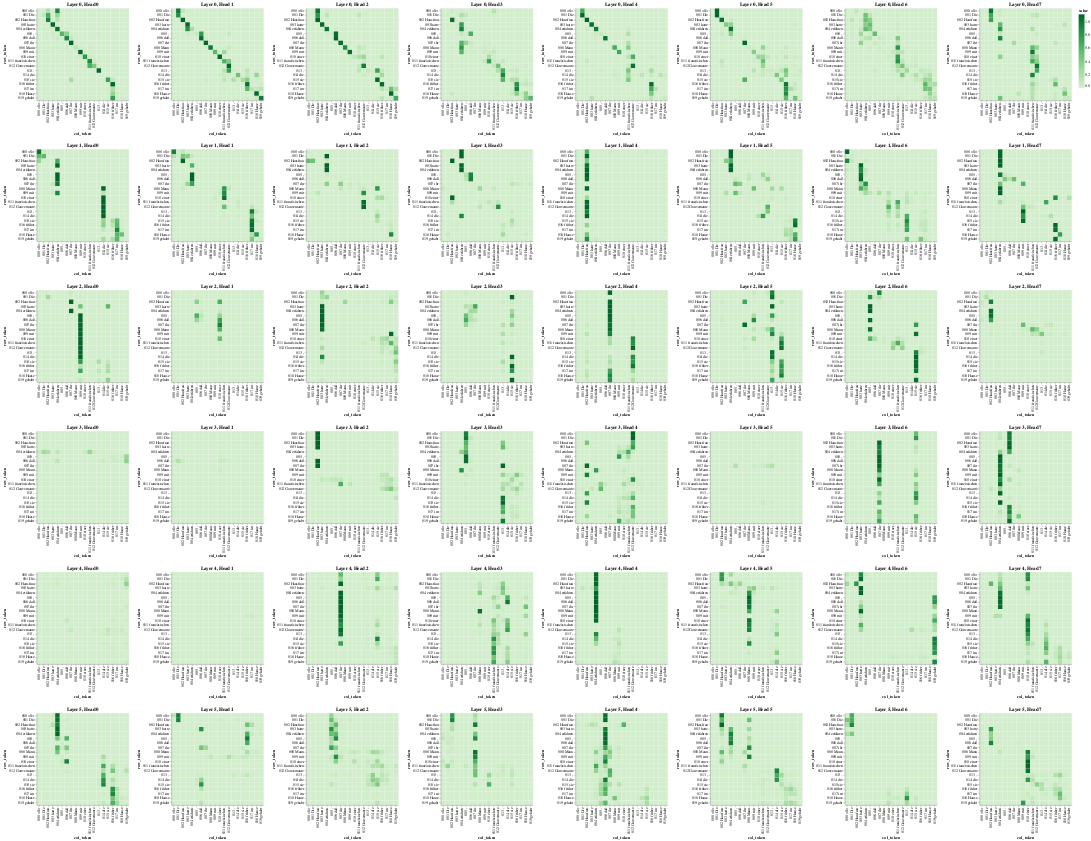

Notebook code for this chart:
### Code cell
number_heads = int(config.train_config["num_heads"])
number_layer = int(config.train_config["num_encoder_blocks"])

# Self-Attention-Encoder
get_all_attention_maps("encoder", number_layer, number_heads, encoder_input_tokens, encoder_input_tokens, min(20, sentence_len))

### Figure 1 — Vega-Lite specification as saved in the notebook (floating-point values rounded to 4 significant figures; data arrays with more than 128 entries replaced by an {"elided": "..."} marker saying what was removed)
{"config": {"view": {"continuousWidth": 300, "continuousHeight": 300}}, "vconcat": [{"hconcat": [{"data": {"name": "data-bb480a694a934ea45837cd881d22449f"}, "mark": {"type": "rect"}, "encoding": {"color": {"field": "value", "scale": {"scheme": "greens"}, "type": "quantitative"}, "tooltip": [{"field": "row", "type": "quantitative"}, {"field": "column", "type": "quantitative"}, {"field": "value", "type": "quantitative"}, {"field": "row_token", "type": "nominal"}, {"field": "col_token", "type": "nominal"}], "x": {"field": "col_token", "type": "nominal"}, "y": {"field": "row_token", "type": "nominal"}}, "height": 250, "title": "Layer 0, Head 0", "width": 250}, {"data": {"name": "data-b026fe2a2c1290f1cf86bfaf4c26d80e"}, "mark": {"type": "rect"}, "encoding": {"color": {"field": "value", "scale": {"scheme": "greens"}, "type": "quantitative"}, "tooltip": [{"field": "row", "type": "quantitative"}, {"field": "column", "type": "quantitative"}, {"field": "value", "type": "quantitative"}, {"field": "row_token", "type": "nominal"}, {"field": "col_token", "type": "nominal"}], "x": {"field": "col_token", "type": "nominal"}, "y": {"field": "row_token", "type": "nominal"}}, "height": 250, "title": "Layer 0, Head 1", "width": 250}, {"data": {"name": "data-93164f06dd516b668e488420c4c0a2c7"}, "mark": {"type": "rect"}, "encoding": {"color": {"field": "value", "scale": {"scheme": "greens"}, "type": "quantitative"}, "tooltip": [{"field": "row", "type": "quantitative"}, {"field": "column", "type": "quantitative"}, {"field": "value", "type": "quantitative"}, {"field": "row_token", "type": "nominal"}, {"field": "col_token", "type": "nominal"}], "x": {"field": "col_token", "type": "nominal"}, "y": {"field": "row_token", "type": "nominal"}}, "height": 250, "title": "Layer 0, Head 2", "width": 250}, {"data": {"name": "data-61f035c670e69f1b1208c63ffd14a0aa"}, "mark": {"type": "rect"}, "encoding": {"color": {"field": "value", "scale": {"scheme": "greens"}, "type": "quantitative"}, "tooltip": [{"field": "row", "type": "quantitative"}, {"field": "column", "type": "quantitative"}, {"field": "value", "type": "quantitative"}, {"field": "row_token", "type": "nominal"}, {"field": "col_token", "type": "nominal"}], "x": {"field": "col_token", "type": "nominal"}, "y": {"field": "row_token", "type": "nominal"}}, "height": 250, "title": "Layer 0, Head 3", "width": 250}, {"data": {"name": "data-c63072a6f30e6c6d9f3c0b2b32aae025"}, "mark": {"type": "rect"}, "encoding": {"color": {"field": "value", "scale": {"scheme": "greens"}, "type": "quantitative"}, "tooltip": [{"field": "row", "type": "quantitative"}, {"field": "column", "type": "quantitative"}, {"field": "value", "type": "quantitative"}, {"field": "row_token", "type": "nominal"}, {"field": "col_token", "type": "nominal"}], "x": {"field": "col_token", "type": "nominal"}, "y": {"field": "row_token", "type": "nominal"}}, "height": 250, "title": "Layer 0, Head 4", "width": 250}, {"data": {"name": "data-afb05643b0badd38eeb4642c89e54195"}, "mark": {"type": "rect"}, "encoding": {"color": {"field": "value", "scale": {"scheme": "greens"}, "type": "quantitative"}, "tooltip": [{"field": "row", "type": "quantitative"}, {"field": "column", "type": "quantitative"}, {"field": "value", "type": "quantitative"}, {"field": "row_token", "type": "nominal"}, {"field": "col_token", "type": "nominal"}], "x": {"field": "col_token", "type": "nominal"}, "y": {"field": "row_token", "type": "nominal"}}, "height": 250, "title": "Layer 0, Head 5", "width": 250}, {"data": {"name": "data-8afce3a27d3fd981f6e3e9cb191aabf1"}, "mark": {"type": "rect"}, "encoding": {"color": {"field": "value", "scale": {"scheme": "greens"}, "type": "quantitative"}, "tooltip": [{"field": "row", "type": "quantitative"}, {"field": "column", "type": "quantitative"}, {"field": "value", "type": "quantitative"}, {"field": "row_token", "type": "nominal"}, {"field": "col_token", "type": "nominal"}], "x": {"field": "col_token", "type": "nominal"}, "y": {"field": "row_token", "type": "nominal"}}, "height": 250, "title": "Layer 0, Head 6", "width": 250}, {"data": {"name": "data-f8fb763192973a944f9dda7c1b53f2ef"}, "mark": {"type": "rect"}, "encoding": {"color": {"field": "value", "scale": {"scheme": "greens"}, "type": "quantitative"}, "tooltip": [{"field": "row", "type": "quantitative"}, {"field": "column", "type": "quantitative"}, {"field": "value", "type": "quantitative"}, {"field": "row_token", "type": "nominal"}, {"field": "col_token", "type": "nominal"}], "x": {"field": "col_token", "type": "nominal"}, "y": {"field": "row_token", "type": "nominal"}}, "height": 250, "title": "Layer 0, Head 7", "width": 250}]}, {"hconcat": [{"data": {"name": "data-3328f4d0622a5c55b1592aa355a868d6"}, "mark": {"type": "rect"}, "encoding": {"color": {"field": "value", "scale": {"scheme": "greens"}, "type": "quantitative"}, "tooltip": [{"field": "row", "type": "quantitative"}, {"field": "column", "type": "quantitative"}, {"field": "value", "type": "quantitative"}, {"field": "row_token", "type": "nominal"}, {"field": "col_token", "type": "nominal"}], "x": {"field": "col_token", "type": "nominal"}, "y": {"field": "row_token", "type": "nominal"}}, "height": 250, "title": "Layer 1, Head 0", "width": 250}, {"data": {"name": "data-c17af913f237cc22ee4151b50caeed49"}, "mark": {"type": "rect"}, "encoding": {"color": {"field": "value", "scale": {"scheme": "greens"}, "type": "quantitative"}, "tooltip": [{"field": "row", "type": "quantitative"}, {"field": "column", "type": "quantitative"}, {"field": "value", "type": "quantitative"}, {"field": "row_token", "type": "nominal"}, {"field": "col_token", "type": "nominal"}], "x": {"field": "col_token", "type": "nominal"}, "y": {"field": "row_token", "type": "nominal"}}, "height": 250, "title": "Layer 1, Head 1", "width": 250}, {"data": {"name": "data-e92403b34eaed0e67c076d02a479d809"}, "mark": {"type": "rect"}, "encoding": {"color": {"field": "value", "scale": {"scheme": "greens"}, "type": "quantitative"}, "tooltip": [{"field": "row", "type": "quantitative"}, {"field": "column", "type": "quantitative"}, {"field": "value", "type": "quantitative"}, {"field": "row_token", "type": "nominal"}, {"field": "col_token", "type": "nominal"}], "x": {"field": "col_token", "type": "nominal"}, "y": {"field": "row_token", "type": "nominal"}}, "height": 250, "title": "Layer 1, Head 2", "width": 250}, {"data": {"name": "data-87621567962c429774c6d8de23efe9bc"}, "mark": {"type": "rect"}, "encoding": {"color": {"field": "value", "scale": {"scheme": "greens"}, "type": "quantitative"}, "tooltip": [{"field": "row", "type": "quantitative"}, {"field": "column", "type": "quantitative"}, {"field": "value", "type": "quantitative"}, {"field": "row_token", "type": "nominal"}, {"field": "col_token", "type": "nominal"}], "x": {"field": "col_token", "type": "nominal"}, "y": {"field": "row_token", "type": "nominal"}}, "height": 250, "title": "Layer 1, Head 3", "width": 250}, {"data": {"name": "data-dd594910076e641ff2b76f3603e59234"}, "mark": {"type": "rect"}, "encoding": {"color": {"field": "value", "scale": {"scheme": "greens"}, "type": "quantitative"}, "tooltip": [{"field": "row", "type": "quantitative"}, {"field": "column", "type": "quantitative"}, {"field": "value", "type": "quantitative"}, {"field": "row_token", "type": "nominal"}, {"field": "col_token", "type": "nominal"}], "x": {"field": "col_token", "type": "nominal"}, "y": {"field": "row_token", "type": "nominal"}}, "height": 250, "title": "Layer 1, Head 4", "width": 250}, {"data": {"name": "data-f9a4d954f38d25dd05819adf17d9d01a"}, "mark": {"type": "rect"}, "encoding": {"color": {"field": "value", "scale": {"scheme": "greens"}, "type": "quantitative"}, "tooltip": [{"field": "row", "type": "quantitative"}, {"field": "column", "type": "quantitative"}, {"field": "value", "type": "quantitative"}, {"field": "row_token", "type": "nominal"}, {"field": "col_token", "type": "nominal"}], "x": {"field": "col_token", "type": "nominal"}, "y": {"field": "row_token", "type": "nominal"}}, "height": 250, "title": "Layer 1, Head 5", "width": 250}, {"data": {"name": "data-e42b71525fc81197789180e08886ed10"}, "mark": {"type": "rect"}, "encoding": {"color": {"field": "value", "scale": {"scheme": "greens"}, "type": "quantitative"}, "tooltip": [{"field": "row", "type": "quantitative"}, {"field": "column", "type": "quantitative"}, {"field": "value", "type": "quantitative"}, {"field": "row_token", "type": "nominal"}, {"field": "col_token", "type": "nominal"}], "x": {"field": "col_token", "type": "nominal"}, "y": {"field": "row_token", "type": "nominal"}}, "height": 250, "title": "Layer 1, Head 6", "width": 250}, {"data": {"name": "data-c00738a8f7dd0ff3dad30911436d01c6"}, "mark": {"type": "rect"}, "encoding": {"color": {"field": "value", "scale": {"scheme": "greens"}, "type": "quantitative"}, "tooltip": [{"field": "row", "type": "quantitative"}, {"field": "column", "type": "quantitative"}, {"field": "value", "type": "quantitative"}, {"field": "row_token", "type": "nominal"}, {"field": "col_token", "type": "nominal"}], "x": {"field": "col_token", "type": "nominal"}, "y": {"field": "row_token", "type": "nominal"}}, "height": 250, "title": "Layer 1, Head 7", "width": 250}]}, {"hconcat": [{"data": {"name": "data-20d928aaa2b7567c15063b9abf069460"}, "mark": {"type": "rect"}, "encoding": {"color": {"field": "value", "scale": {"scheme": "greens"}, "type": "quantitative"}, "tooltip": [{"field": "row", "type": "quantitative"}, {"field": "column", "type": "quantitative"}, {"field": "value", "type": "quantitative"}, {"field": "row_token", "type": "nominal"}, {"field": "col_token", "type": "nominal"}], "x": {"field": "col_token", "type": "nominal"}, "y": {"field": "row_token", "type": "nominal"}}, "height": 250, "title": "Layer 2, Head 0", "width": 250}, {"data": {"name": "data-2384db8a5214c5416fa7822f8ede1139"}, "mark": {"type": "rect"}, "encoding": {"color": {"field": "value", "scale": {"scheme": "greens"}, "type": "quantitative"}, "tooltip": [{"field": "row", "type": "quantitative"}, {"field": "column", "type": "quantitative"}, {"field": "value", "type": "quantitative"}, {"field": "row_token", "type": "nominal"}, {"field": "col_token", "type": "nominal"}], "x": {"field": "col_token", "type": "nominal"}, "y": {"field": "row_token", "type": "nominal"}}, "height": 250, "title": "Layer 2, Head 1", "width": 250}, {"data": {"name": "data-1ef6d57c619a205c2c57ee93b25ca5ac"}, "mark": {"type": "rect"}, "encoding": {"color": {"field": "value", "scale": {"scheme": "greens"}, "type": "quantitative"}, "tooltip": [{"field": "row", "type": "quantitative"}, {"field": "column", "type": "quantitative"}, {"field": "value", "type": "quantitative"}, {"field": "row_token", "type": "nominal"}, {"field": "col_token", "type": "nominal"}], "x": {"field": "col_token", "type": "nominal"}, "y": {"field": "row_token", "type": "nominal"}}, "height": 250, "title": "Layer 2, Head 2", "width": 250}, {"data": {"name": "data-ca8e91d3eff2622ef83654de59dc6c5e"}, "mark": {"type": "rect"}, "encoding": {"color": {"field": "value", "scale": {"scheme": "greens"}, "type": "quantitative"}, "tooltip": [{"field": "row", "type": "quantitative"}, {"field": "column", "type": "quantitative"}, {"field": "value", "type": "quantitative"}, {"field": "row_token", "type": "nominal"}, {"field": "col_token", "type": "nominal"}], "x": {"field": "col_token", "type": "nominal"}, "y": {"field": "row_token", "type": "nominal"}}, "height": 250, "title": "Layer 2, Head 3", "width": 250}, {"data": {"name": "data-e375684a8dacb669831d431fd3574743"}, "mark": {"type": "rect"}, "encoding": {"color": {"field": "value", "scale": {"scheme": "greens"}, "type": "quantitative"}, "tooltip": [{"field": "row", "type": "quantitative"}, {"field": "column", "type": "quantitative"}, {"field": "value", "type": "quantitative"}, {"field": "row_token", "type": "nominal"}, {"field": "col_token", "type": "nominal"}], "x": {"field": "col_token", "type": "nominal"}, "y": {"field": "row_token", "type": "nominal"}}, "height": 250, "title": "Layer 2, Head 4", "width": 250}, {"data": {"name": "data-0832a41a605626458bc2e6ffa3f3a476"}, "mark": {"type": "rect"}, "encoding": {"color": {"field": "value", "scale": {"scheme": "greens"}, "type": "quantitative"}, "tooltip": [{"field": "row", "type": "quantitative"}, {"field": "column", "type": "quantitative"}, {"field": "value", "type": "quantitative"}, {"field": "row_token", "type": "nominal"}, {"field": "col_token", "type": "nominal"}], "x": {"field": "col_token", "type": "nominal"}, "y": {"field": "row_token", "type": "nominal"}}, "height": 250, "title": "Layer 2, Head 5", "width": 250}, {"data": {"name": "data-86b5690566af781b0d40b7a19e8bd75c"}, "mark": {"type": "rect"}, "encoding": {"color": {"field": "value", "scale": {"scheme": "greens"}, "type": "quantitative"}, "tooltip": [{"field": "row", "type": "quantitative"}, {"field": "column", "type": "quantitative"}, {"field": "value", "type": "quantitative"}, {"field": "row_token", "type": "nominal"}, {"field": "col_token", "type": "nominal"}], "x": {"field": "col_token", "type": "nominal"}, "y": {"field": "row_token", "type": "nominal"}}, "height": 250, "title": "Layer 2, Head 6", "width": 250}, {"data": {"name": "data-e9cfa9d78367da3ad40a50b5662f2677"}, "mark": {"type": "rect"}, "encoding": {"color": {"field": "value", "scale": {"scheme": "greens"}, "type": "quantitative"}, "tooltip": [{"field": "row", "type": "quantitative"}, {"field": "column", "type": "quantitative"}, {"field": "value", "type": "quantitative"}, {"field": "row_token", "type": "nominal"}, {"field": "col_token", "type": "nominal"}], "x": {"field": "col_token", "type": "nominal"}, "y": {"field": "row_token", "type": "nominal"}}, "height": 250, "title": "Layer 2, Head 7", "width": 250}]}, {"hconcat": [{"data": {"name": "data-faedc86e1ed58a63f4319088ebd3f267"}, "mark": {"type": "rect"}, "encoding": {"color": {"field": "value", "scale": {"scheme": "greens"}, "type": "quantitative"}, "tooltip": [{"field": "row", "type": "quantitative"}, {"field": "column", "type": "quantitative"}, {"field": "value", "type": "quantitative"}, {"field": "row_token", "type": "nominal"}, {"field": "col_token", "type": "nominal"}], "x": {"field": "col_token", "type": "nominal"}, "y": {"field": "row_token", "type": "nominal"}}, "height": 250, "title": "Layer 3, Head 0", "width": 250}, {"data": {"name": "data-332862e7f756564bb3836aff70c8cafe"}, "mark": {"type": "rect"}, "encoding": {"color": {"field": "value", "scale": {"scheme": "greens"}, "type": "quantitative"}, "tooltip": [{"field": "row", "type": "quantitative"}, {"field": "column", "type": "quantitative"}, {"field": "value", "type": "quantitative"}, {"field": "row_token", "type": "nominal"}, {"field": "col_token", "type": "nominal"}], "x": {"field": "col_token", "type": "nominal"}, "y": {"field": "row_token", "type": "nominal"}}, "height": 250, "title": "Layer 3, Head 1", "width": 250}, {"data": {"name": "data-f4f40ec147b947a870955864277a0deb"}, "mark": {"type": "rect"}, "encoding": {"color": {"field": "value", "scale": {"scheme": "greens"}, "type": "quantitative"}, "tooltip": [{"field": "row", "type": "quantitative"}, {"field": "column", "type": "quantitative"}, {"field": "value", "type": "quantitative"}, {"field": "row_token", "type": "nominal"}, {"field": "col_token", "type": "nominal"}], "x": {"field": "col_token", "type": "nominal"}, "y": {"field": "row_token", "type": "nominal"}}, "height": 250, "title": "Layer 3, Head 2", "width": 250}, {"data": {"name": "data-22c43d143690e072cf5090a4e28e3087"}, "mark": {"type": "rect"}, "encoding": {"color": {"field": "value", "scale": {"scheme": "greens"}, "type": "quantitative"}, "tooltip": [{"field": "row", "type": "quantitative"}, {"field": "column", "type": "quantitative"}, {"field": "value", "type": "quantitative"}, {"field": "row_token", "type": "nominal"}, {"field": "col_token", "type": "nominal"}], "x": {"field": "col_token", "type": "nominal"}, "y": {"field": "row_token", "type": "nominal"}}, "height": 250, "title": "Layer 3, Head 3", "width": 250}, {"data": {"name": "data-e46c1cdbb64578573228c0dc096f024c"}, "mark": {"type": "rect"}, "encoding": {"color": {"field": "value", "scale": {"scheme": "greens"}, "type": "quantitative"}, "tooltip": [{"field": "row", "type": "quantitative"}, {"field": "column", "type": "quantitative"}, {"field": "value", "type": "quantitative"}, {"field": "row_token", "type": "nominal"}, {"field": "col_token", "type": "nominal"}], "x": {"field": "col_token", "type": "nominal"}, "y": {"field": "row_token", "type": "nominal"}}, "height": 250, "title": "Layer 3, Head 4", "width": 250}, {"data": {"name": "data-e0d2f1b1b13f41beba6a0caf56c64c48"}, "mark": {"type": "rect"}, "encoding": {"color": {"field": "value", "scale": {"scheme": "greens"}, "type": "quantitative"}, "tooltip": [{"field": "row", "type": "quantitative"}, {"field": "column", "type": "quantitative"}, {"field": "value", "type": "quantitative"}, {"field": "row_token", "type": "nominal"}, {"field": "col_token", "type": "nominal"}], "x": {"field": "col_token", "type": "nominal"}, "y": {"field": "row_token", "type": "nominal"}}, "height": 250, "title": "Layer 3, Head 5", "width": 250}, {"data": {"name": "data-e81f988ff0a40d38eccc48ca036eb4f5"}, "mark": {"type": "rect"}, "encoding": {"color": {"field": "value", "scale": {"scheme": "greens"}, "type": "quantitative"}, "tooltip": [{"field": "row", "type": "quantitative"}, {"field": "column", "type": "quantitative"}, {"field": "value", "type": "quantitative"}, {"field": "row_token", "type": "nominal"}, {"field": "col_token", "type": "nominal"}], "x": {"field": "col_token", "type": "nominal"}, "y": {"field": "row_token", "type": "nominal"}}, "height": 250, "title": "Layer 3, Head 6", "width": 250}, {"data": {"name": "data-16d4a947f5b80e33f38dd39359c98403"}, "mark": {"type": "rect"}, "encoding": {"color": {"field": "value", "scale": {"scheme": "greens"}, "type": "quantitative"}, "tooltip": [{"field": "row", "type": "quantitative"}, {"field": "column", "type": "quantitative"}, {"field": "value", "type": "quantitative"}, {"field": "row_token", "type": "nominal"}, {"field": "col_token", "type": "nominal"}], "x": {"field": "col_token", "type": "nominal"}, "y": {"field": "row_token", "type": "nominal"}}, "height": 250, "title": "Layer 3, Head 7", "width": 250}]}, {"hconcat": [{"data": {"name": "data-94f3338f8a3c23dc1ac69334e2541768"}, "mark": {"type": "rect"}, "encoding": {"color": {"field": "value", "scale": {"scheme": "greens"}, "type": "quantitative"}, "tooltip": [{"field": "row", "type": "quantitative"}, {"field": "column", "type": "quantitative"}, {"field": "value", "type": "quantitative"}, {"field": "row_token", "type": "nominal"}, {"field": "col_token", "type": "nominal"}], "x": {"field": "col_token", "type": "nominal"}, "y": {"field": "row_token", "type": "nominal"}}, "height": 250, "title": "Layer 4, Head 0", "width": 250}, {"data": {"name": "data-b24fd10b52e1d5dedbbb49c71279fabc"}, "mark": {"type": "rect"}, "encoding": {"color": {"field": "value", "scale": {"scheme": "greens"}, "type": "quantitative"}, "tooltip": [{"field": "row", "type": "quantitative"}, {"field": "column", "type": "quantitative"}, {"field": "value", "type": "quantitative"}, {"field": "row_token", "type": "nominal"}, {"field": "col_token", "type": "nominal"}], "x": {"field": "col_token", "type": "nominal"}, "y": {"field": "row_token", "type": "nominal"}}, "height": 250, "title": "Layer 4, Head 1", "width": 250}, {"data": {"name": "data-fa4fd8525d05795d318ee5e70cdab5b4"}, "mark": {"type": "rect"}, "encoding": {"color": {"field": "value", "scale": {"scheme": "greens"}, "type": "quantitative"}, "tooltip": [{"field": "row", "type": "quantitative"}, {"field": "column", "type": "quantitative"}, {"field": "value", "type": "quantitative"}, {"field": "row_token", "type": "nominal"}, {"field": "col_token", "type": "nominal"}], "x": {"field": "col_token", "type": "nominal"}, "y": {"field": "row_token", "type": "nominal"}}, "height": 250, "title": "Layer 4, Head 2", "width": 250}, {"data": {"name": "data-a2aa46b91e42d6bf07c7e5ba4343da96"}, "mark": {"type": "rect"}, "encoding": {"color": {"field": "value", "scale": {"scheme": "greens"}, "type": "quantitative"}, "tooltip": [{"field": "row", "type": "quantitative"}, {"field": "column", "type": "quantitative"}, {"field": "value", "type": "quantitative"}, {"field": "row_token", "type": "nominal"}, {"field": "col_token", "type": "nominal"}], "x": {"field": "col_token", "type": "nominal"}, "y": {"field": "row_token", "type": "nominal"}}, "height": 250, "title": "Layer 4, Head 3", "width": 250}, {"data": {"name": "data-2228c68ff4ec5d5b372ad3f4afa11689"}, "mark": {"type": "rect"}, "encoding": {"color": {"field": "value", "scale": {"scheme": "greens"}, "type": "quantitative"}, "tooltip": [{"field": "row", "type": "quantitative"}, {"field": "column", "type": "quantitative"}, {"field": "value", "type": "quantitative"}, {"field": "row_token", "type": "nominal"}, {"field": "col_token", "type": "nominal"}], "x": {"field": "col_token", "type": "nominal"}, "y": {"field": "row_token", "type": "nominal"}}, "height": 250, "title": "Layer 4, Head 4", "width": 250}, {"data": {"name": "data-15d852b86b85568ec0e55b5ab51c1260"}, "mark": {"type": "rect"}, "encoding": {"color": {"field": "value", "scale": {"scheme": "greens"}, "type": "quantitative"}, "tooltip": [{"field": "row", "type": "quantitative"}, {"field": "column", "type": "quantitative"}, {"field": "value", "type": "quantitative"}, {"field": "row_token", "type": "nominal"}, {"field": "col_token", "type": "nominal"}], "x": {"field": "col_token", "type": "nominal"}, "y": {"field": "row_token", "type": "nominal"}}, "height": 250, "title": "Layer 4, Head 5", "width": 250}, {"data": {"name": "data-2a0fcc24eca40a0149e3dfd4b48e25d0"}, "mark": {"type": "rect"}, "encoding": {"color": {"field": "value", "scale": {"scheme": "greens"}, "type": "quantitative"}, "tooltip": [{"field": "row", "type": "quantitative"}, {"field": "column", "type": "quantitative"}, {"field": "value", "type": "quantitative"}, {"field": "row_token", "type": "nominal"}, {"field": "col_token", "type": "nominal"}], "x": {"field": "col_token", "type": "nominal"}, "y": {"field": "row_token", "type": "nominal"}}, "height": 250, "title": "Layer 4, Head 6", "width": 250}, {"data": {"name": "data-ca638a9f12c94766f32a1ad83973b203"}, "mark": {"type": "rect"}, "encoding": {"color": {"field": "value", "scale": {"scheme": "greens"}, "type": "quantitative"}, "tooltip": [{"field": "row", "type": "quantitative"}, {"field": "column", "type": "quantitative"}, {"field": "value", "type": "quantitative"}, {"field": "row_token", "type": "nominal"}, {"field": "col_token", "type": "nominal"}], "x": {"field": "col_token", "type": "nominal"}, "y": {"field": "row_token", "type": "nominal"}}, "height": 250, "title": "Layer 4, Head 7", "width": 250}]}, {"hconcat": [{"data": {"name": "data-f27f7e4b474bef7fbb24f4c4c42d96ba"}, "mark": {"type": "rect"}, "encoding": {"color": {"field": "value", "scale": {"scheme": "greens"}, "type": "quantitative"}, "tooltip": [{"field": "row", "type": "quantitative"}, {"field": "column", "type": "quantitative"}, {"field": "value", "type": "quantitative"}, {"field": "row_token", "type": "nominal"}, {"field": "col_token", "type": "nominal"}], "x": {"field": "col_token", "type": "nominal"}, "y": {"field": "row_token", "type": "nominal"}}, "height": 250, "title": "Layer 5, Head 0", "width": 250}, {"data": {"name": "data-a3f3a1f281d79599dce97df78ccc4c2c"}, "mark": {"type": "rect"}, "encoding": {"color": {"field": "value", "scale": {"scheme": "greens"}, "type": "quantitative"}, "tooltip": [{"field": "row", "type": "quantitative"}, {"field": "column", "type": "quantitative"}, {"field": "value", "type": "quantitative"}, {"field": "row_token", "type": "nominal"}, {"field": "col_token", "type": "nominal"}], "x": {"field": "col_token", "type": "nominal"}, "y": {"field": "row_token", "type": "nominal"}}, "height": 250, "title": "Layer 5, Head 1", "width": 250}, {"data": {"name": "data-d8ea0215690340044a279d6fb5c4cbc3"}, "mark": {"type": "rect"}, "encoding": {"color": {"field": "value", "scale": {"scheme": "greens"}, "type": "quantitative"}, "tooltip": [{"field": "row", "type": "quantitative"}, {"field": "column", "type": "quantitative"}, {"field": "value", "type": "quantitative"}, {"field": "row_token", "type": "nominal"}, {"field": "col_token", "type": "nominal"}], "x": {"field": "col_token", "type": "nominal"}, "y": {"field": "row_token", "type": "nominal"}}, "height": 250, "title": "Layer 5, Head 2", "width": 250}, {"data": {"name": "data-e935f73bcc361bfaa053682b8a7d003e"}, "mark": {"type": "rect"}, "encoding": {"color": {"field": "value", "scale": {"scheme": "greens"}, "type": "quantitative"}, "tooltip": [{"field": "row", "type": "quantitative"}, {"field": "column", "type": "quantitative"}, {"field": "value", "type": "quantitative"}, {"field": "row_token", "type": "nominal"}, {"field": "col_token", "type": "nominal"}], "x": {"field": "col_token", "type": "nominal"}, "y": {"field": "row_token", "type": "nominal"}}, "height": 250, "title": "Layer 5, Head 3", "width": 250}, {"data": {"name": "data-af14a286a28c1bb3a93fdc6c1c51003a"}, "mark": {"type": "rect"}, "encoding": {"color": {"field": "value", "scale": {"scheme": "greens"}, "type": "quantitative"}, "tooltip": [{"field": "row", "type": "quantitative"}, {"field": "column", "type": "quantitative"}, {"field": "value", "type": "quantitative"}, {"field": "row_token", "type": "nominal"}, {"field": "col_token", "type": "nominal"}], "x": {"field": "col_token", "type": "nominal"}, "y": {"field": "row_token", "type": "nominal"}}, "height": 250, "title": "Layer 5, Head 4", "width": 250}, {"data": {"name": "data-0af80a8056c829f09b8506bbd40660c8"}, "mark": {"type": "rect"}, "encoding": {"color": {"field": "value", "scale": {"scheme": "greens"}, "type": "quantitative"}, "tooltip": [{"field": "row", "type": "quantitative"}, {"field": "column", "type": "quantitative"}, {"field": "value", "type": "quantitative"}, {"field": "row_token", "type": "nominal"}, {"field": "col_token", "type": "nominal"}], "x": {"field": "col_token", "type": "nominal"}, "y": {"field": "row_token", "type": "nominal"}}, "height": 250, "title": "Layer 5, Head 5", "width": 250}, {"data": {"name": "data-beef30e6d7db6f83df3215d26cdd3678"}, "mark": {"type": "rect"}, "encoding": {"color": {"field": "value", "scale": {"scheme": "greens"}, "type": "quantitative"}, "tooltip": [{"field": "row", "type": "quantitative"}, {"field": "column", "type": "quantitative"}, {"field": "value", "type": "quantitative"}, {"field": "row_token", "type": "nominal"}, {"field": "col_token", "type": "nominal"}], "x": {"field": "col_token", "type": "nominal"}, "y": {"field": "row_token", "type": "nominal"}}, "height": 250, "title": "Layer 5, Head 6", "width": 250}, {"data": {"name": "data-003001bf15e8ea4302024f6168469a03"}, "mark": {"type": "rect"}, "encoding": {"color": {"field": "value", "scale": {"scheme": "greens"}, "type": "quantitative"}, "tooltip": [{"field": "row", "type": "quantitative"}, {"field": "column", "type": "quantitative"}, {"field": "value", "type": "quantitative"}, {"field": "row_token", "type": "nominal"}, {"field": "col_token", "type": "nominal"}], "x": {"field": "col_token", "type": "nominal"}, "y": {"field": "row_token", "type": "nominal"}}, "height": 250, "title": "Layer 5, Head 7", "width": 250}]}], "$schema": "https://vega.github.io/schema/vega-lite/v5.20.1.json", "datasets": {"data-bb480a694a934ea45837cd881d22449f": {"elided": "400 records"}, "data-b026fe2a2c1290f1cf86bfaf4c26d80e": {"elided": "400 records"}, "data-93164f06dd516b668e488420c4c0a2c7": {"elided": "400 records"}, "data-61f035c670e69f1b1208c63ffd14a0aa": {"elided": "400 records"}, "data-c63072a6f30e6c6d9f3c0b2b32aae025": {"elided": "400 records"}, "data-afb05643b0badd38eeb4642c89e54195": {"elided": "400 records"}, "data-8afce3a27d3fd981f6e3e9cb191aabf1": {"elided": "400 records"}, "data-f8fb763192973a944f9dda7c1b53f2ef": {"elided": "400 records"}, "data-3328f4d0622a5c55b1592aa355a868d6": {"elided": "400 records"}, "data-c17af913f237cc22ee4151b50caeed49": {"elided": "400 records"}, "data-e92403b34eaed0e67c076d02a479d809": {"elided": "400 records"}, "data-87621567962c429774c6d8de23efe9bc": {"elided": "400 records"}, "data-dd594910076e641ff2b76f3603e59234": {"elided": "400 records"}, "data-f9a4d954f38d25dd05819adf17d9d01a": {"elided": "400 records"}, "data-e42b71525fc81197789180e08886ed10": {"elided": "400 records"}, "data-c00738a8f7dd0ff3dad30911436d01c6": {"elided": "400 records"}, "data-20d928aaa2b7567c15063b9abf069460": {"elided": "400 records"}, "data-2384db8a5214c5416fa7822f8ede1139": {"elided": "400 records"}, "data-1ef6d57c619a205c2c57ee93b25ca5ac": {"elided": "400 records"}, "data-ca8e91d3eff2622ef83654de59dc6c5e": {"elided": "400 records"}, "data-e375684a8dacb669831d431fd3574743": {"elided": "400 records"}, "data-0832a41a605626458bc2e6ffa3f3a476": {"elided": "400 records"}, "data-86b5690566af781b0d40b7a19e8bd75c": {"elided": "400 records"}, "data-e9cfa9d78367da3ad40a50b5662f2677": {"elided": "400 records"}, "data-faedc86e1ed58a63f4319088ebd3f267": {"elided": "400 records"}, "data-332862e7f756564bb3836aff70c8cafe": {"elided": "400 records"}, "data-f4f40ec147b947a870955864277a0deb": {"elided": "400 records"}, "data-22c43d143690e072cf5090a4e28e3087": {"elided": "400 records"}, "data-e46c1cdbb64578573228c0dc096f024c": {"elided": "400 records"}, "data-e0d2f1b1b13f41beba6a0caf56c64c48": {"elided": "400 records"}, "data-e81f988ff0a40d38eccc48ca036eb4f5": {"elided": "400 records"}, "data-16d4a947f5b80e33f38dd39359c98403": {"elided": "400 records"}, "data-94f3338f8a3c23dc1ac69334e2541768": {"elided": "400 records"}, "data-b24fd10b52e1d5dedbbb49c71279fabc": {"elided": "400 records"}, "data-fa4fd8525d05795d318ee5e70cdab5b4": {"elided": "400 records"}, "data-a2aa46b91e42d6bf07c7e5ba4343da96": {"elided": "400 records"}, "data-2228c68ff4ec5d5b372ad3f4afa11689": {"elided": "400 records"}, "data-15d852b86b85568ec0e55b5ab51c1260": {"elided": "400 records"}, "data-2a0fcc24eca40a0149e3dfd4b48e25d0": {"elided": "400 records"}, "data-ca638a9f12c94766f32a1ad83973b203": {"elided": "400 records"}, "data-f27f7e4b474bef7fbb24f4c4c42d96ba": {"elided": "400 records"}, "data-a3f3a1f281d79599dce97df78ccc4c2c": {"elided": "400 records"}, "data-d8ea0215690340044a279d6fb5c4cbc3": {"elided": "400 records"}, "data-e935f73bcc361bfaa053682b8a7d003e": {"elided": "400 records"}, "data-af14a286a28c1bb3a93fdc6c1c51003a": {"elided": "400 records"}, "data-0af80a8056c829f09b8506bbd40660c8": {"elided": "400 records"}, "data-beef30e6d7db6f83df3215d26cdd3678": {"elided": "400 records"}, "data-003001bf15e8ea4302024f6168469a03": {"elided": "400 records"}}}
